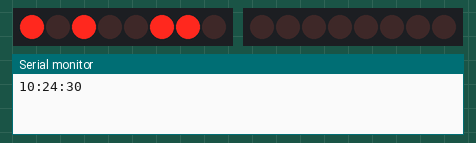
Recording of a sketch running on a simulated Arduino Uno, built with avr-gcc and run on an emulated ATmega328P. On the bench: 2 × 8 shift-register outputs drawn as a row of LEDs (first output left, lit = HIGH), the last lines printed to the serial monitor. Wiring (inferred from the names in the program): 2 × shift register (74HC595): data pin 2, shift clock pin 3, latch pin 10 / data pin 8, shift clock pin 9, latch pin 4. Wiring (inferred from the signals the program sends): 2 × row of LEDs: on Q0, Q1, Q2, Q3, Q4, Q5, Q6, Q7 / on Q0, Q1, Q2, Q3, Q4, Q5, Q6, Q7. The local clock reads 2024-03-15 10:24:30 at power-on unless the sketch sets it.

Above: at 0.1 s.
At 4.1 s:
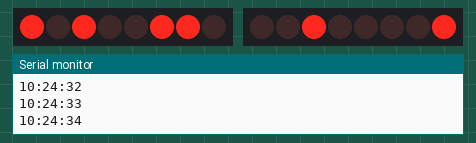
At 9.1 s:
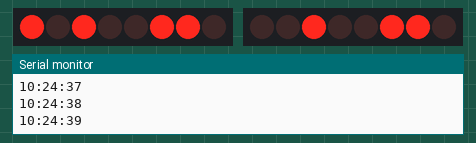
At 19.1 s:
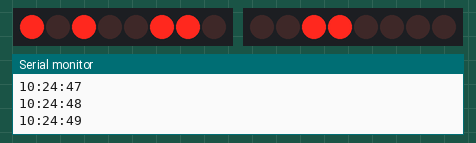
At 28.1 s:
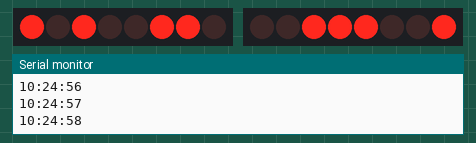
At 38.1 s:
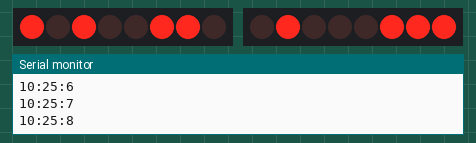
Timing chart, 0 to 40.0 s (numbered marks = the images above):
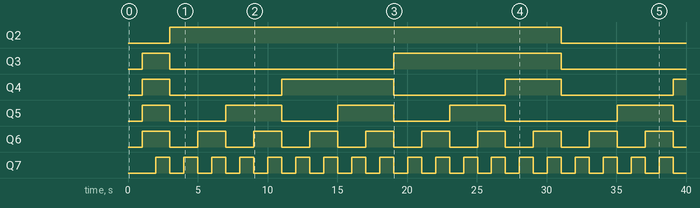

The sketch:

ProjeBinarySaat.ino
```cpp
#include <Wire.h>
#include "RTClib.h"

RTC_DS1307 RTC;
int datapin = 2;
int clockpin = 3;
int latchpin = 4;
int datapin2 = 8;
int clockpin2 = 9;
int latchpin2= 10;

void setup()
{
  Serial.begin(57600);
  Wire.begin();
  RTC.begin();

  if (! RTC.isrunning()) {
    Serial.println("RTC calismiyor!");
    // Aşağıdaki kod RTC modülü ayarlamayı sağlar. Bir kereliğine çalıştırın eğer ayarlı değilse.
    //RTC.adjust(DateTime(__DATE__, __TIME__));
  }

  pinMode(datapin, OUTPUT);
  pinMode(clockpin, OUTPUT);
  pinMode(latchpin, OUTPUT);
  pinMode(datapin2, OUTPUT);
  pinMode(clockpin2, OUTPUT);
  pinMode(latchpin2, OUTPUT);
}

void loop()
{

  DateTime now = RTC.now();

  Serial.print(now.hour(), DEC);
  Serial.print(':');
  Serial.print(now.minute(), DEC);
  Serial.print(':');
  Serial.print(now.second(), DEC);
  Serial.println();

  int mins = now.minute();
  int secs = now.second();
  int hr = now.hour();

  if (hr>12)
  {
    hr = hr-12;
  }


  byte data1 = 0;
  byte data2 = 0;


  for (int i =0;i<4;i++)
  {
    if (bitRead(hr,i)==1)
    {
      bitWrite(data1,3-i,1);
    }
  }

  for (int i =2;i<6;i++)
  {
    if (bitRead(mins,i)==1)
    {
      bitWrite(data1,9-i,1);
    }
  }

  for (int i =0;i<2;i++)
  {
    if (bitRead(mins,i)==1)
    {
      bitWrite(data2,1-i,1);
    }
  }

  for (int i =2;i<8;i++)
  {
    if (bitRead(secs,i-2)==1)
    {
      bitWrite(data2,9-i,1);
    }
  }

  writeByte(data1,1);
  writeByte(data2,2);

  delay(1000);

}

void writeByte(byte data, byte set)
{
  int d,c,l;
  if (set==1)
  {
    d = 2;
    c = 3;
    l = 4;
  }
  else if (set==2)
  {
    d = 8;
    c = 9;
    l = 10;
  }
  shiftOut(d, c, MSBFIRST, data);

  digitalWrite(l, HIGH);
  digitalWrite(l, LOW);
}
```

Measured:
- by itself, Q2: LOW → HIGH at 3.0 s, → LOW 28.1 s later
- by itself, Q3: LOW → HIGH at 1.0 s, → LOW 2.0 s later, → HIGH 16.0 s later, → LOW 12.0 s later
- by itself, Q4: goes HIGH 2.0 s, LOW 8.0 s, HIGH 8.0 s, LOW 8.0 s, HIGH 4.0 s, LOW 8.0 s, then HIGH
- by itself, Q5: goes HIGH 2.0 s, 3 × (LOW 4.0 s, HIGH 4.0 s), LOW 8.0 s, HIGH 4.0 s, then LOW
- by itself, Q6: alternates HIGH for 2.0 s and LOW for 2.0 s
- by itself, Q7: alternates HIGH for 1.0 s and LOW for 1.0 s
